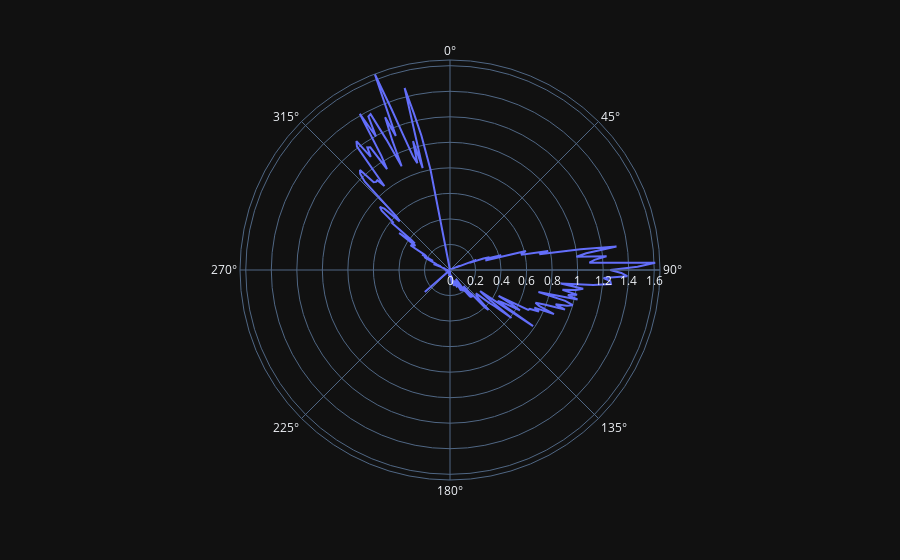
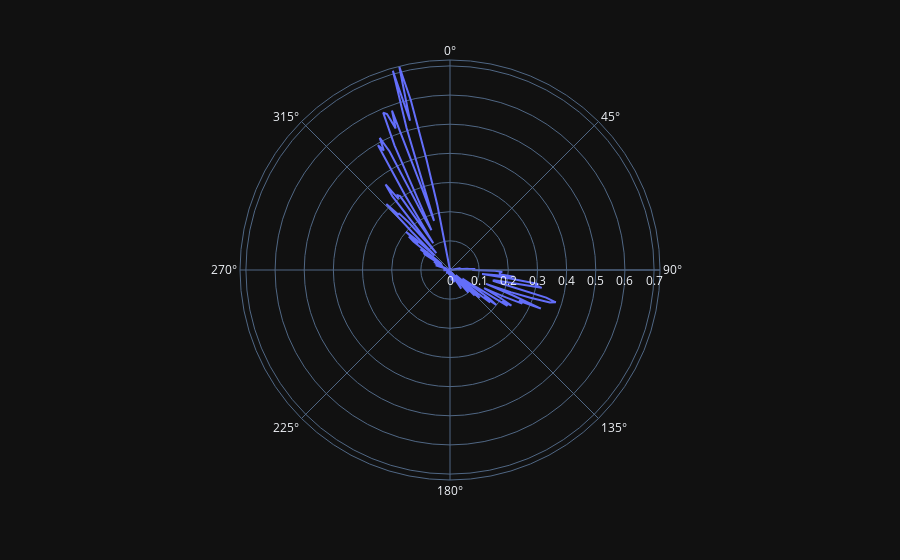
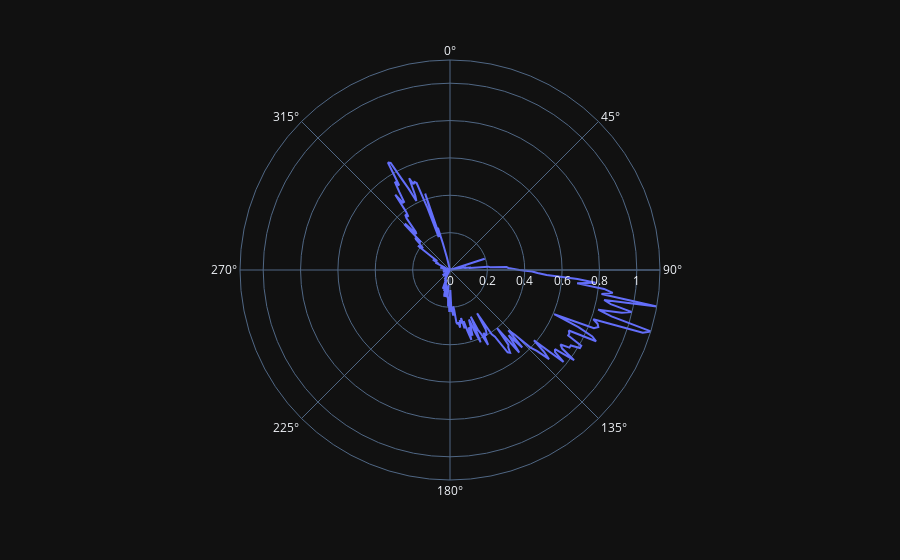
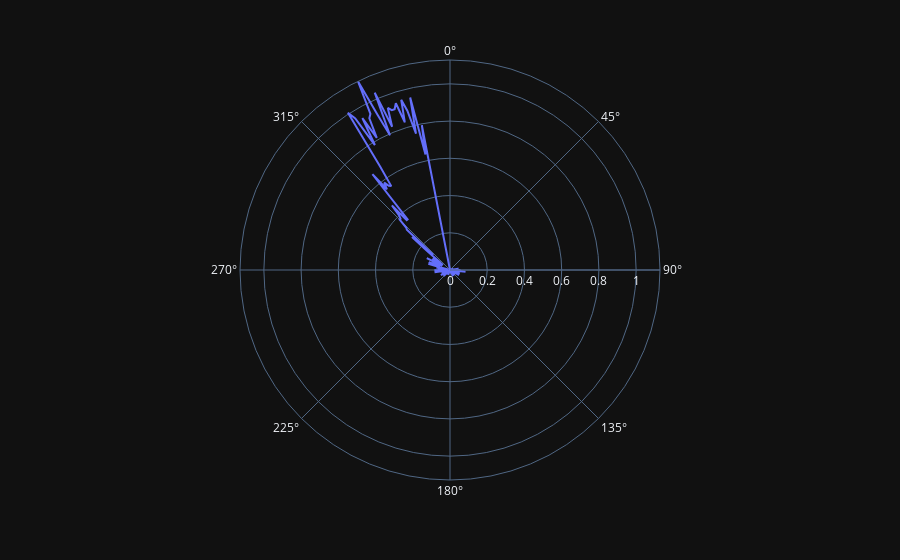

Here is the notebook cell these charts were saved with, in order:
### Markdown cell above
Create a radial plot of death rate / 100000 people (see popData2019), where one year completes a circle, i.e. 360˚. Visualize the recored years for Italy, Germany, Sweden and Greece. Hint you might need to turn the dateTime into `day within the year` (%j) and adjust 365 to 360 degrees.

### Code cell
country_list = ["Italy","Germany","Sweden","Greece"]
radial_df = cdf_EU[cdf_EU.year == "2020"]
date_reported_list = radial_df["date_reported"].tolist()
day_of_year_list = []
for date in date_reported_list:
    day_of_year_list.append(pd.Period(date, freq = "D").day_of_year)

radial_df["day_of_year"] = day_of_year_list
radial_df["deaths"].dropna()
radial_df["Population"].dropna()
deaths_list = radial_df["deaths"].tolist()
population_list = radial_df["Population"].tolist()
mortality_list = []
for i in range(len(deaths_list)):
    mortality = float(deaths_list[i])/float(population_list[i]) * 100000
    mortality_list.append(mortality)
radial_df["mortality_per_100000"] = mortality_list

for country in country_list:
    country_df = radial_df[radial_df["Country"] == country]
    fig = px.line_polar(country_df, r="mortality_per_100000", theta="day_of_year", line_close=True,
                    template="plotly_dark",)
    fig.show()

### Figure 1 — Plotly figure (JSON) as saved in the notebook; plotly's stock layout.template omitted (floating-point values rounded to 4 significant figures; data arrays with more than 128 entries replaced by an {"elided": "..."} marker saying what was removed)
{"data": [{"hovertemplate": "mortality_per_100000=%{r}<br>day_of_year=%{theta}<extra></extra>", "legendgroup": "", "line": {"color": "#636efa", "dash": "solid"}, "marker": {"symbol": "circle"}, "mode": "lines", "name": "", "r": {"elided": "349 float values"}, "showlegend": false, "subplot": "polar", "theta": {"elided": "349 int values"}, "type": "scatterpolar"}], "layout": {"legend": {"tracegroupgap": 0}, "margin": {"t": 60}, "polar": {"angularaxis": {"direction": "clockwise", "rotation": 90}, "domain": {"x": [0, 1], "y": [0, 1]}}}}

### Figure 2 — Plotly figure (JSON) as saved in the notebook; plotly's stock layout.template omitted (floating-point values rounded to 4 significant figures; data arrays with more than 128 entries replaced by an {"elided": "..."} marker saying what was removed)
{"data": [{"hovertemplate": "mortality_per_100000=%{r}<br>day_of_year=%{theta}<extra></extra>", "legendgroup": "", "line": {"color": "#636efa", "dash": "solid"}, "marker": {"symbol": "circle"}, "mode": "lines", "name": "", "r": {"elided": "350 float values"}, "showlegend": false, "subplot": "polar", "theta": {"elided": "350 int values"}, "type": "scatterpolar"}], "layout": {"legend": {"tracegroupgap": 0}, "margin": {"t": 60}, "polar": {"angularaxis": {"direction": "clockwise", "rotation": 90}, "domain": {"x": [0, 1], "y": [0, 1]}}}}

### Figure 3 — Plotly figure (JSON) as saved in the notebook; plotly's stock layout.template omitted (floating-point values rounded to 4 significant figures; data arrays with more than 128 entries replaced by an {"elided": "..."} marker saying what was removed)
{"data": [{"hovertemplate": "mortality_per_100000=%{r}<br>day_of_year=%{theta}<extra></extra>", "legendgroup": "", "line": {"color": "#636efa", "dash": "solid"}, "marker": {"symbol": "circle"}, "mode": "lines", "name": "", "r": {"elided": "350 float values"}, "showlegend": false, "subplot": "polar", "theta": {"elided": "350 int values"}, "type": "scatterpolar"}], "layout": {"legend": {"tracegroupgap": 0}, "margin": {"t": 60}, "polar": {"angularaxis": {"direction": "clockwise", "rotation": 90}, "domain": {"x": [0, 1], "y": [0, 1]}}}}

### Figure 4 — Plotly figure (JSON) as saved in the notebook; plotly's stock layout.template omitted (floating-point values rounded to 4 significant figures; data arrays with more than 128 entries replaced by an {"elided": "..."} marker saying what was removed)
{"data": [{"hovertemplate": "mortality_per_100000=%{r}<br>day_of_year=%{theta}<extra></extra>", "legendgroup": "", "line": {"color": "#636efa", "dash": "solid"}, "marker": {"symbol": "circle"}, "mode": "lines", "name": "", "r": {"elided": "348 float values"}, "showlegend": false, "subplot": "polar", "theta": {"elided": "348 int values"}, "type": "scatterpolar"}], "layout": {"legend": {"tracegroupgap": 0}, "margin": {"t": 60}, "polar": {"angularaxis": {"direction": "clockwise", "rotation": 90}, "domain": {"x": [0, 1], "y": [0, 1]}}}}
